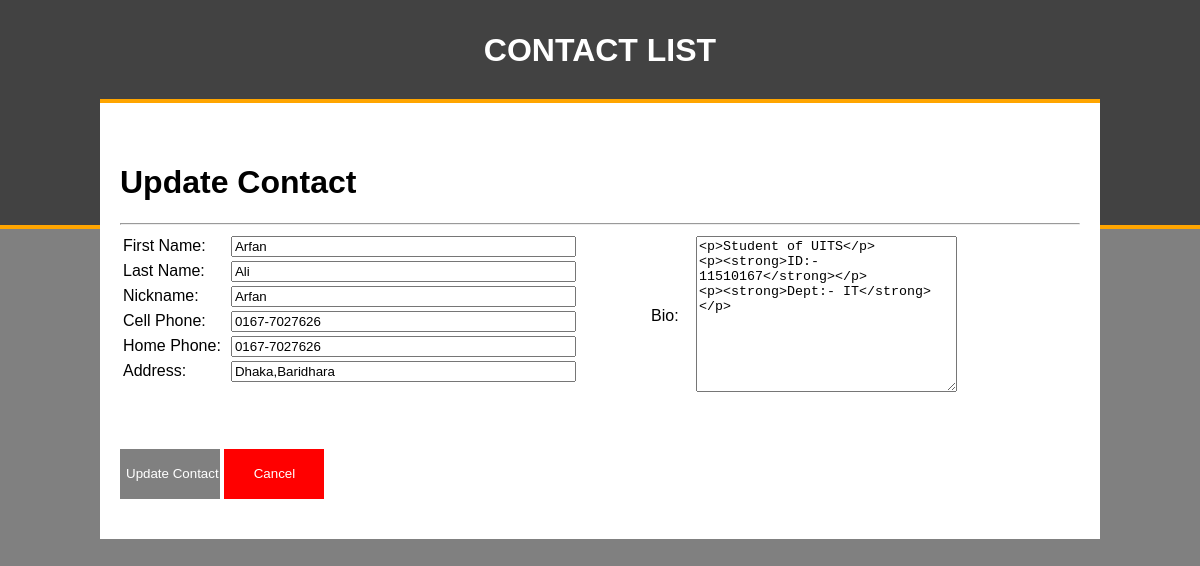
The page /phonebook_finish/update_contact.php?id=30 on the database its author committed.
### tables this page shows
CREATE TABLE IF NOT EXISTS `contacts` (
  `contact_id` int(11) NOT NULL AUTO_INCREMENT,
  `contact_fname` varchar(100) NOT NULL,
  `contact_lname` varchar(100) NOT NULL,
  `contact_nickname` varchar(100) NOT NULL,
  `contact_cphone` varchar(50) NOT NULL,
  `contact_hphone` varchar(50) NOT NULL,
  `contact_wphone` varchar(50) NOT NULL,
  `contact_address` varchar(100) NOT NULL,
  `contact_city` varchar(50) NOT NULL,
  `contact_state` varchar(50) NOT NULL,
  `contact_zipcode` varchar(50) NOT NULL,
  `contact_profile` varchar(255) NOT NULL,
  `contact_notes` longblob NOT NULL,
  `contact_status` enum('0','1') NOT NULL DEFAULT '1',
  PRIMARY KEY (`contact_id`)
);

### phonebook_finish/update_contact.php (the view, shortened to what this page needs)
<?php
	require_once"connection.php";
	if (isset($_GET['id'])) {
		$id = $_GET['id'];
		$get_contact = "select * from contacts where contact_id = '$id'";
		$sql_get_contact = $conn->query($get_contact);
		$row = mysqli_fetch_array($sql_get_contact);
	}
 ?>
<!DOCTYPE html>
<html>
<head>
	<?php include"includes/head.inc"; ?>
</head>
<body>
	<div class="wrapper">
		<div class="header">
			<div class="headerContent"><h1>CONTACT LIST</h1></div>
		</div>
		<div class="content">
		<div><h1>Update Contact</h1></div>
			<hr>
			<div class="contact">
				<div class="contact_insert">
					<form action="update_contact.php?id=<?php echo $row["contact_id"]; ?>" method="post" enctype="multipart/form-data">
						<table style="float:left" width="50%">
							<tr>
								<td>First Name:</td>
								<td><input type="text" name="fname" value="<?php echo $row['contact_fname'] ?>"  size="40%"></td>
							</tr>
							<tr>
								<td>Last Name:</td>
								<td><input type="text" name="lname" value="<?php echo $row['contact_lname'] ?>" size="40%"></td>
							</tr>
							<tr>
								<td>Nickname:</td>
								<td><input type="text" name="nickname" value="<?php echo $row['contact_nickname'] ?>" size="40%"></td>
							</tr>
							<tr>
								<td>Cell Phone:</td>
								<td><input type="text" name="cphone" value="<?php echo $row['contact_cphone'] ?>" size="40%"></td>
							</tr>
							<tr>
								<td>Home Phone:</td>
								<td><input type="text" name="hphone" value="<?php echo $row['contact_hphone'] ?>" size="40%"></td>
							</tr>
							<tr>
								<td>Address:</td>
								<td><input type="text" name="address" value="<?php echo $row['contact_address'] ?>" size="40%"></td>
							</tr>
						</table>
						<table style="float:right" width="45%">
							<tr>
								<td>Bio:</td>
								<td><textarea name="bio" id="bio" cols="30" rows="10"><?php echo $row['contact_notes'] ?></textarea></td>
							</tr>
						</table>
						<input class="insert_contact_button" type="submit" name="submit" value="Update Contact">
						<a href="index.php"><input class="cancel_contact_button" type="button" value="Cancel"></a>
					</form>
				</div>
			</div>
		</div>
</body>
</html>

### phonebook_finish/css/styles.css (style rules this page uses)
body { font-family:helvetica, arial, sans-serif; padding:0; margin:0; background-color:grey; }
.header { width:100%; border-bottom:4px solid orange; height: 225px; background-color:#424242; }
.header .headerContent { width:80%; margin:0 auto; line-height:100px; }
.header .headerContent h1 { margin:0; text-align: center; color:#ffffff; font-weight: bold; }
.wrapper { width:100%; }
.content { width:80%; margin:-130px auto 0 auto; background-color:#ffffff; border-top:4px solid orange; padding:40px 20px; }
.contact { width:100%; }
.insert_contact_button { width: 100px; height: 50px; background-color:grey; color:#ffffff; border:none; margin-top:50px; }
.cancel_contact_button { width: 100px; height: 50px; background-color:red; color:#ffffff; border:none; margin-top:50px; }

### rows shown on the page
contacts: fname "Arfan", lname "Ali", nickname "Arfan", cphone "0167-7027626", hphone "0167-7027626", address "Dhaka,Baridhara", bio "<p>Student of UITS</p> <p><strong>ID:- 11510167</strong></p> <p><strong>Dept:- IT</strong></p>"
